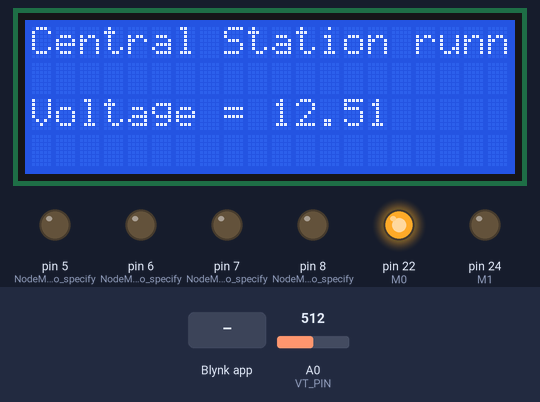
The sketch below on a simulated Arduino Mega 2560, built with avr-gcc and run on an emulated ATmega2560. Parts: 20×4 character LCD, output pins drawn as LEDs (lit = HIGH). Inputs (shaded band) come from the test bench; at power-on: A0 (VT_PIN) = 512. WiFi joins after 1.5 s; servers stay silent unless stated; the local clock reads 2024-03-15 10:24:30 at power-on unless the sketch sets it; pins used as bus, display or sensor lines are not drawn; what the sketch prints to the serial monitor is not drawn.

Above: at 5.0 s.
5.1 s: Blynk app writes 1 to V11
At 5.9 s:
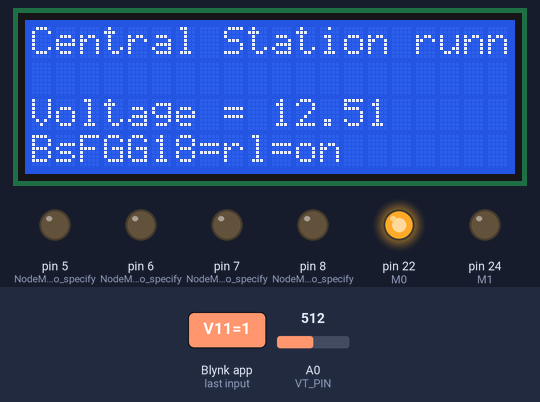
6.6 s: A0 (VT_PIN) set to 306
At 7.6 s:
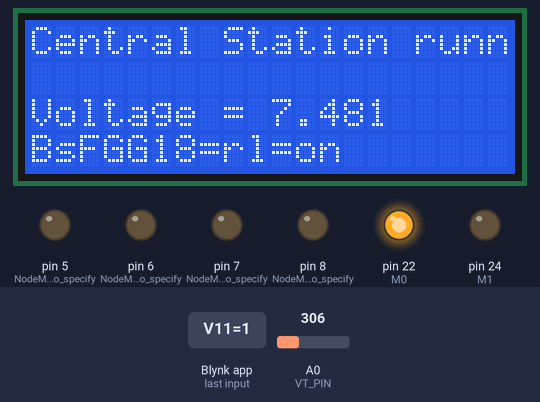
9.6 s: Blynk app writes 0 to V11
At 10.6 s:
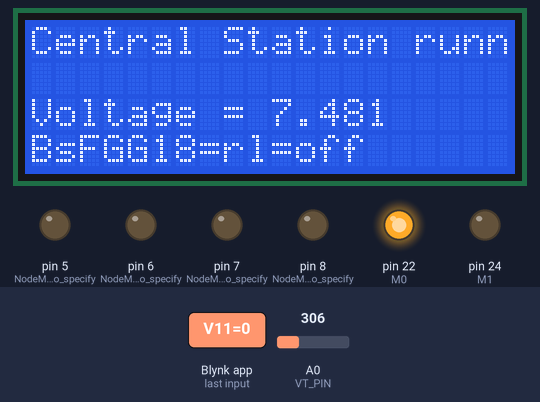
11.1 s: A0 (VT_PIN) set to 122
At 12.2 s:
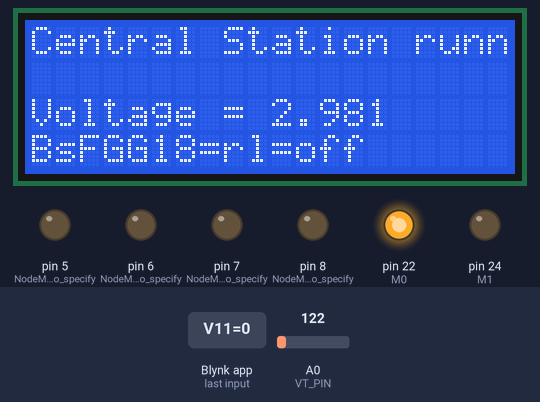
14.1 s: A0 (VT_PIN) set to 0
At 14.5 s:
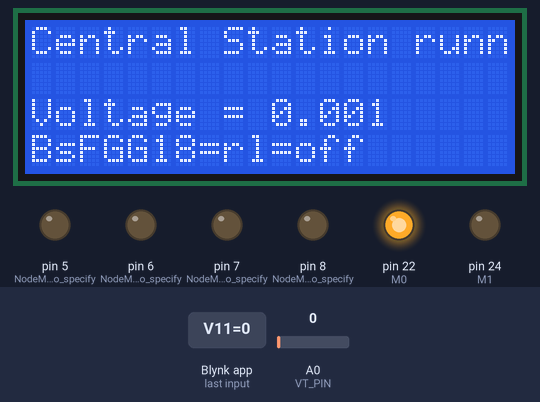
20.1 s: A0 (VT_PIN) set to 511
At 21.4 s:
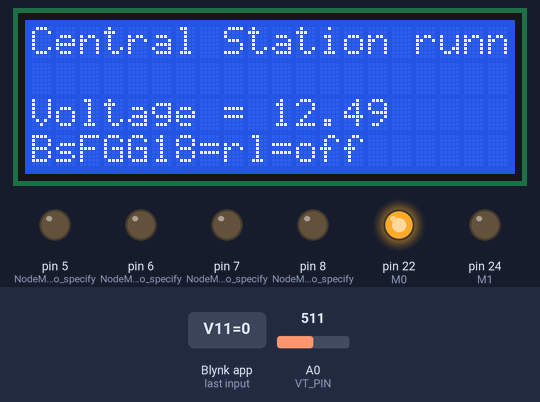
Timing chart, 0 to 23.1 s (numbered marks = the images above; inputs shaded):
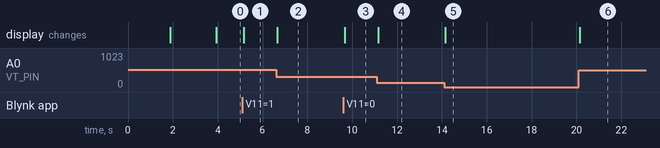

The sketch:

MEGA_LORA_CC_RX_TS20180606_tested.ino
```cpp
// G Zone LORA


#include <SPI.h>
#include <Ethernet.h>
#include <BlynkSimpleEthernet.h>

// You should get Auth Token in the Blynk App.
// Go to the Project Settings (nut icon).
char auth[] = "44256a1d90ac41b1bcb06893418aa483";

#define W5100_CS  10
#define SDCARD_CS 4

// use Timer library
  #include <SimpleTimer.h>
  #include <TimeLib.h>

// use RTC library
  #include <WidgetRTC.h>

// Attach virtual serial terminal to Virtual Pin V2
  WidgetTerminal terminal(V2);


// Activate the Timer
  SimpleTimer timer;

// Define the "Water inflow" LED indicator on the Android control panel
  WidgetLED led1(V15);
  WidgetLED led2(V16);
  WidgetLED led3(V17);
  WidgetLED led4(V18);
  WidgetRTC rtc;

// setup A0 as input port for sensing voltage
  #define VT_PIN A0  //connect with VT
  #define ARDUINO_WORK_VOLTAGE 5.0  //working volotage of arduino


// Digital clock display of the time
void clockDisplay()
{
// You can call hour(), minute(), ... at any time
// Please see Time library examples for details

  String currentTime = String(hour()) + ":" + minute() + ":" + second();
  String currentDate = String(day()) + " " + month() + " " + year();
  char thm [128];
  char dat [128];
  sprintf(thm, "%02d:%02d", hour(), minute());
  sprintf(dat, "%02d/%02d/%04d", day(), month(), year());
  Serial.print("Current time: ");
  Serial.print(currentTime);
  Serial.print(" ");
  Serial.print(currentDate);
  Serial.println();

// Send time and Date to the App
  Blynk.virtualWrite(V8, thm);
  Blynk.virtualWrite(V1, dat);

}

void sendSensor()
{
/*
  float h = dht.readHumidity();
  float t = dht.readTemperature(); // or dht.readTemperature(true) for Fahrenheit

//  if (isnan(h) || isnan(t)) {
//    Serial.println("Failed to read from DHT sensor!");
//    return;
//  }
*/
   int vt_temp = analogRead(VT_PIN);
   double voltage = vt_temp * (ARDUINO_WORK_VOLTAGE / 1023.0) * 5;
   Serial.print ("Voltage (V): ");
   Serial.print(voltage);

  // You can send any value at any time.
  // Please don't send more that 10 values per second.
//  Blynk.virtualWrite(V32, h);
//  Blynk.virtualWrite(V31, t);
  Blynk.virtualWrite(V38, voltage);
}

#define M0      22
#define M1      24
#define AUX     26


String readString;
String command;


#include <Wire.h>
#include <LiquidCrystal_I2C.h>

// Set the LCD address to 0x27 for a 20 chars and 4 line display
  LiquidCrystal_I2C lcd(0x27, 20, 4);


// BlynkTimer timer;

// This function sends Arduino's up time every second to Virtual Pin (5).
// In the app, Widget's reading frequency should be set to PUSH. This means
// that you define how often to send data to Blynk App.
void myTimerEvent()
{
  // You can send any value at any time.
  // Please don't send more that 10 values per second.
  float voltage = Serial1.parseFloat();

}

void setup() {


  pinMode(SDCARD_CS, OUTPUT);
  digitalWrite(SDCARD_CS, HIGH); // Deselect the SD card

  Blynk.begin(auth);

// define D5,D6,D7,D8  as output pin to control relay module
  pinMode(5, OUTPUT);   // NodeMCU need to specify "D"7, D1 mini only use number
  pinMode(6, OUTPUT);   // NodeMCU need to specify "D"7, D1 mini only use number
  pinMode(7, OUTPUT);   // NodeMCU need to specify "D"7, D1 mini only use number
  pinMode(8, OUTPUT);   // NodeMCU need to specify "D"7, D1 mini only use number

// reset all relays
  digitalWrite(5, LOW);
  digitalWrite(6, LOW);
  digitalWrite(7, LOW);
  digitalWrite(8, LOW);


  rtc.begin(); // start synchronise Blynk real time clock

// initialize the digital pins
  pinMode(M0, OUTPUT);
  pinMode(M1, OUTPUT);
  pinMode(AUX, INPUT_PULLUP);

// set the RF module to mode 0 - transparent transmission
  digitalWrite(M0, HIGH);
  digitalWrite(M1, LOW);

// initialize the H/W and S/W comm ports
  Serial.begin(9600); // Computer port
  Serial1.begin(9600); // RF port

  lcd.begin();

  // Turn on the blacklight and print a message.
  lcd.backlight();
  lcd.clear();
  lcd.setCursor(0,0);
  lcd.print("LORA waiting....");
  delay(2000);


  timer.setInterval(60000L, clockDisplay);
  timer.setInterval(10000L, sendSensor);
}

  BLYNK_WRITE(V11)   // Define V11 as Switch 1 as "Manual Control" for Android control panel
{
  // You'll get HIGH/1 at startTime and LOW/0 at stopTime.
  // this method will be triggered every day
  // until you remove widget or stop project or
  // clean stop/start fields of widget
  Serial.print("Got a value: ");
  int v11 = param.asInt();
  Serial.println(param.asStr());
if
(v11 == 1)
{
Serial1.print("BsFGG18=rl=on");
lcd.setCursor(0,3);
lcd.print("BsFGG18=rl=on ");
led1.on();
        String rtTime = String(hour()) + ":" + minute() + ":" + second();
        String rtDate = String(day()) + "-" + month() + "-" + year();
        terminal.print("一號制手動 打開  ");
        terminal.print(rtDate);
        terminal.print("  ");
        terminal.println(rtTime);
        terminal.flush();
        Blynk.email("A 區自動灌溉系統", "一號制 手動打開 ");
}
else
{
  Serial1.print("BsFGG18=rl=off");
lcd.setCursor(0,3);
lcd.print("BsFGG18=rl=off");
led1.off();
        String rtTime = String(hour()) + ":" + minute() + ":" + second();
        String rtDate = String(day()) + "-" + month() + "-" + year();
        terminal.print("一號制手動 關閉  ");
        terminal.print(rtDate);
        terminal.print("  ");
        terminal.println(rtTime);
        terminal.flush();
        Blynk.email("A 區自動灌溉系統", "一號制 手動關閉 ");
}

}


  BLYNK_WRITE(V12)   // Define V12 as Switch to turn on deep sleep mode
{
  // You'll get HIGH/1 at startTime and LOW/0 at stopTime.
  // this method will be triggered every day
  // until you remove widget or stop project or
  // clean stop/start fields of widget
  Serial.print("Got a value: ");
  int v12 = param.asInt();
  Serial.println(param.asStr());
if
(v12 == 1 )
{
Serial1.print("BsFGG18=sleep");
led2.on();
        String rtTime = String(hour()) + ":" + minute() + ":" + second();
        String rtDate = String(day()) + "-" + month() + "-" + year();
        terminal.print("GG18 go to deep sleep mode");
        terminal.print(rtDate);
        terminal.print("  ");
        terminal.println(rtTime);
        terminal.flush();
 //       Blynk.email("GG18 goes to deep sleep mode");
}

}

//Serial data transceiver
void loop()
{

  Blynk.run();
  timer.run(); // Initiates SimpleTimer

   int vt_temp = analogRead(VT_PIN);
   double voltage = vt_temp * (ARDUINO_WORK_VOLTAGE / 1023.0) * 5;

  lcd.setCursor(0,0);
  lcd.print("Central Station running");
  lcd.setCursor(0,2);
  lcd.print("Voltage = ");
  lcd.print(voltage);

  readString = "";

 }
```

Measured:
- after the input at 5.1 s, the display: changes after 0.07 s (image 1)
- after the input at 6.6 s, the display: changes after 0.05 s (image 2)
- after the input at 9.6 s, the display: changes after 0.07 s (image 3)
- after the input at 11.1 s, the display: changes after 0.05 s (image 4)
- after the input at 14.1 s, the display: changes after 0.05 s (image 5)
- after the input at 20.1 s, the display: changes after 0.05 s (image 6)
